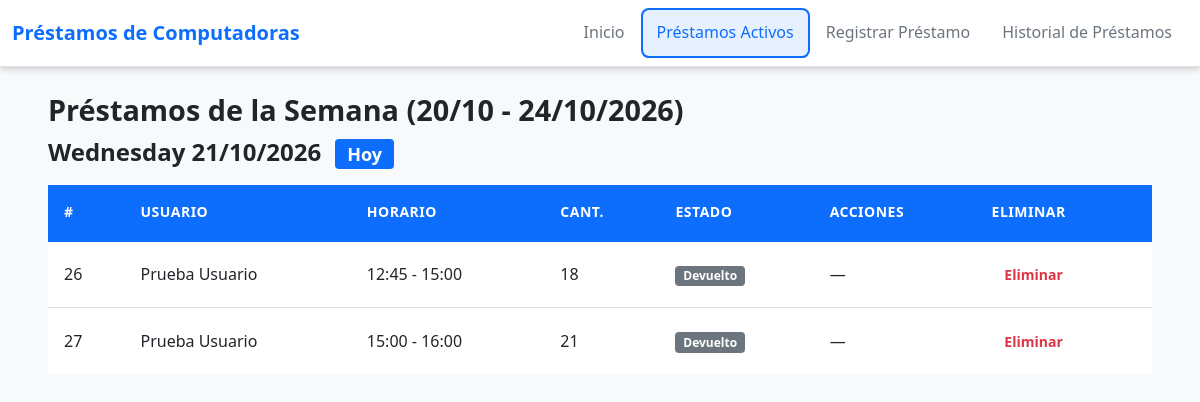
Screenshot of /prestamos with the database file from the repository.
### app/models.py (models this page shows, shortened)
class Prestamo(db.Model):
    __tablename__ = 'prestamos'
    id = db.Column(db.Integer, primary_key=True, autoincrement=True)
    usuario_id = db.Column(db.Integer, db.ForeignKey('usuarios.id'), nullable=False)
    prestador_id = db.Column(db.Integer, nullable=True)  # No foreign key, just integer
    fecha_prestamo = db.Column(db.Date, nullable=False)
    hora_retiro = db.Column(db.Time, nullable=False)
    hora_devolucion_esperada = db.Column(db.Time, nullable=False)
    fecha_creacion = db.Column(db.DateTime, default=datetime.utcnow)
    hora_devolucion_final = db.Column(db.DateTime, nullable=True)
    horario_devolucion = db.Column(db.Time, nullable=True)
    cantidad = db.Column(db.Integer, nullable=False, default=0)
    observaciones = db.Column(db.Text, nullable=True)  # Notas al devolver
    estado = db.Column(db.String(20), nullable=False, default='pendiente_entrega')  # pendiente_entrega, activo, devuelto
    usuario = db.relationship('Usuario', backref='prestamos')

class Usuario(db.Model):
    __tablename__ = 'usuarios'
    id = db.Column(db.Integer, primary_key=True, autoincrement=True)
    apellido = db.Column(db.String(50), nullable=False)
    nombre = db.Column(db.String(50), nullable=False)
    @property
    def nombre_completo(self):
        return f'{self.nombre} {self.apellido}'

### app/routes.py (the view)
@bp.route('/prestamos')
def prestamos():
    from datetime import date, timedelta
    today = date.today()
    days_to_monday = (today.weekday() + 6) % 7  # Monday = 0
    monday = today - timedelta(days=days_to_monday)
    friday = monday + timedelta(days=4)
    prestamos_semana = Prestamo.query.filter(
        Prestamo.fecha_prestamo >= monday,
        Prestamo.fecha_prestamo <= friday
    ).order_by(Prestamo.fecha_prestamo, Prestamo.hora_retiro).all()
    from collections import defaultdict
    prestamos_por_dia = defaultdict(list)
    for p in prestamos_semana:
        prestamos_por_dia[p.fecha_prestamo].append(p)
    dias_con_prestamos = []
    current_day = monday
    while current_day <= friday:
        if current_day in prestamos_por_dia:
            dias_con_prestamos.append({
                'fecha': current_day,
                'prestamos': prestamos_por_dia[current_day]
            })
        current_day += timedelta(days=1)
    return render_template('prestamos.html',
                         dias_con_prestamos=dias_con_prestamos,
                         today=today,
                         monday=monday,
                         friday=friday)

### app/templates/prestamos.html (shortened to what this page needs)
{% extends "base.html" %}
{% block content %}
<div class="container">
    <h2>Préstamos de la Semana ({{ monday.strftime('%d/%m') }} - {{ friday.strftime('%d/%m/%Y') }})</h2>
    {% if dias_con_prestamos %}
        {% for dia in dias_con_prestamos %}
        <div class="mb-4">
            <h3 class="mb-3">
                {{ dia.fecha.strftime('%A %d/%m/%Y') }}
                {% if dia.fecha == today %}<span class="badge bg-primary ms-2">Hoy</span>{% endif %}
            </h3>
            <div class="table-responsive">
                <table class="table table-hover align-middle">
                    <thead class="table-light">
                        <tr>
                            <th scope="col">#</th>
                            <th scope="col">Usuario</th>
                            <th scope="col">Horario</th>
                            <th scope="col">Cant.</th>
                            <th scope="col">Estado</th>
                            <th scope="col">Acciones</th>
                            <th scope="col">Eliminar</th>
                        </tr>
                    </thead>
                    <tbody>
                        {% for prestamo in dia.prestamos %}
                        <tr>
                            <td>{{ prestamo.id }}</td>
                            <td>{{ prestamo.usuario.nombre_completo }}</td>
                            <td>{{ prestamo.hora_retiro.strftime('%H:%M') }} - {{ prestamo.hora_devolucion_esperada.strftime('%H:%M') }}</td>
                            <td>{{ prestamo.cantidad }}</td>
                            <td>
                                {% if prestamo.estado == 'pendiente_entrega' %}
                                    <span class="badge bg-warning text-dark">⏳ Pendiente entrega</span>
                                {% elif prestamo.estado == 'activo' %}
                                    <span class="badge bg-danger">🔴 Activo</span>
                                {% elif prestamo.estado == 'entregado' %}
                                    <span class="badge bg-success">✅ Entregado</span>
                                {% elif prestamo.estado == 'pendiente_devolucion' %}
                                    <span class="badge bg-info text-dark">🔄 Pendiente devolución</span>
                                {% else %}
                                    <span class="badge bg-secondary">{{ prestamo.estado|title }}</span>
                                {% endif %}
                            </td>
                            <td>
                                {% if prestamo.estado == 'pendiente_entrega' %}
                                    <a href="{{ url_for('main.entregar_prestamo', prestamo_id=prestamo.id) }}" class="btn btn-outline-warning btn-sm">Confirmar entrega</a>
                                {% elif prestamo.estado == 'activo' or prestamo.estado == 'pendiente_devolucion' %}
                                    <a href="{{ url_for('main.devolver_prestamo', prestamo_id=prestamo.id) }}" class="btn btn-outline-danger btn-sm">Devolver</a>
                                {% else %}
                                    —
                                {% endif %}
                            </td>
                            <td>
                                <form method="POST" action="{{ url_for('main.eliminar_prestamo', prestamo_id=prestamo.id) }}" class="d-inline" onsubmit="return confirm('¿Eliminar este préstamo?');">
                                    <button type="submit" class="btn btn-outline-danger btn-sm">Eliminar</button>
                                </form>
                            </td>
                        </tr>
                        {% endfor %}
                    </tbody>
                </table>
            </div>
        </div>
        {% endfor %}
    {% else %}
        <p class="text-muted">No hay préstamos programados para esta semana (lunes a viernes).</p>
    {% endif %}
</div>
{% endblock %}

### app/static/css/styles.css (style rules this page uses)
:root { --bg-color: #f8f9fa; --surface-color: #ffffff; --text-primary: #212529; --text-secondary: #6c757d; --text-muted: #adb5bd; --border-color: #dee2e6; --border-dark: #ced4da; --primary-color: #0d6efd; --primary-light: #66b2ff; --primary-dark: #0a58ca; --secondary-color: #ffc107; --secondary-light: #ffcd39; --secondary-dark: #e0a800; --success-color: #198754; --warning-color: #ffc107; --danger-color: #dc3545; --info-color: #0dcaf0; --transition-speed: 0.3s; --border-radius: 8px; --box-shadow: 0 4px 6px rgba(0, 0, 0, 0.1), 0 1px 3px rgba(0, 0, 0, 0.08); --box-shadow-hover: 0 6px 8px rgba(0, 0, 0, 0.15), 0 2px 4px rgba(0, 0, 0, 0.1); --weekday-btn-size: 40px; --weekday-btn-font-size: 0.875rem; --weekday-date-font-size: 1.25rem; --weekday-label-font-size: 0.75rem; }
* { margin: 0; padding: 0; box-sizing: border-box; }
body { font-family: 'Segoe UI', Tahoma, Geneva, Verdana, sans-serif; line-height: 1.6; color: var(--text-primary); background-color: var(--bg-color); }
.container { max-width: 1400px; margin: 0 auto; padding: 0 1.5rem; width: 100%; }
h1, h2, h3, h4, h5, h6 { color: var(--text-primary); margin-top: 0; font-weight: 600; line-height: 1.3; }
h2 { font-size: 1.8rem; }
h3 { font-size: 1.5rem; }
.btn { display: inline-flex; align-items: center; justify-content: center; padding: 0.75rem 1.5rem; font-size: 1rem; font-weight: 600; border: none; border-radius: var(--border-radius); cursor: pointer; transition: all var(--transition-speed) ease; text-decoration: none; white-space: nowrap; }
.btn-sm { padding: 0.4rem 0.8rem; font-size: 0.875rem; }
.table { width: 100%; margin-bottom: 1rem; background-color: var(--surface-color); border-radius: var(--border-radius); border: none; overflow: visible; border-collapse: collapse; }
.table th, .table td { padding: 1rem; text-align: left; border-bottom: 1px solid var(--border-color); }
.table th { background-color: var(--primary-color); color: var(--surface-color); font-weight: 600; text-transform: uppercase; font-size: 0.875rem; letter-spacing: 0.5px; border-bottom: 2px solid var(--primary-color); }
.table tbody tr { background-color: var(--surface-color); transition: background-color var(--transition-speed) ease; }
.table tbody tr:last-child td { border-bottom: none; }

### rows the page displays
Prestamo: id "26", usuario.nombre_completo "Prueba Usuario", hora_retiro "12:45", hora_devolucion_esperada "15:00", cantidad "18", estado "Devuelto"
Prestamo: id "27", usuario.nombre_completo "Prueba Usuario", hora_retiro "15:00", hora_devolucion_esperada "16:00", cantidad "21", estado "Devuelto"

### other values shown
{{ dia.fecha.strftime('%A %d/%m/%Y') }} "Wednesday 21/10/2026"
